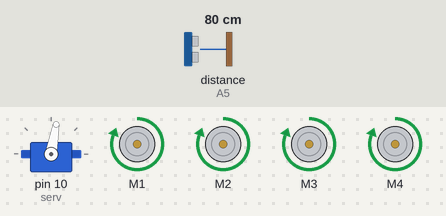
Simulated run of this sketch. Board: Arduino Uno, built with avr-gcc and run on an emulated ATmega328P. On the bench: servo, 4 × DC motor (green arrow = forward, orange = backward, longer = faster). Wiring (inferred from the names in the program): ultrasonic range finder: trigger A4; echo A5. Inputs (shaded band) come from the test bench; at power-on: distance to the obstacle (sensor on A5) 80 cm. The echo pulse lasts 58.3 µs per cm.

Above: at 1.7 s.
1.8 s: distance to the obstacle (sensor on A5) set to 23 cm
3.3 s: distance to the obstacle (sensor on A5) set to 18 cm
At 5.2 s:
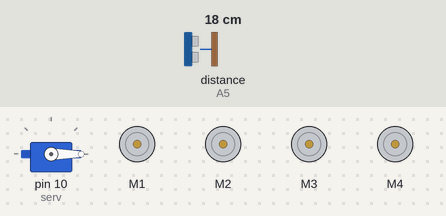
10.8 s: distance to the obstacle (sensor on A5) set to 35 cm
At 12.7 s:
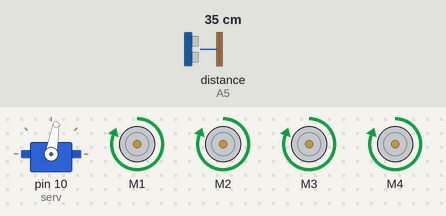
13.4 s: distance to the obstacle (sensor on A5) set to 2 cm
At 13.8 s:
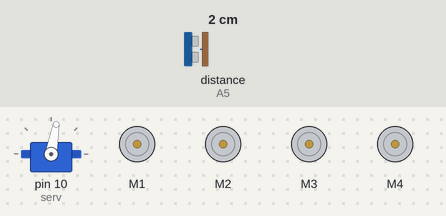
Timing chart, 0 to 16.4 s (numbered marks = the images above; inputs shaded):
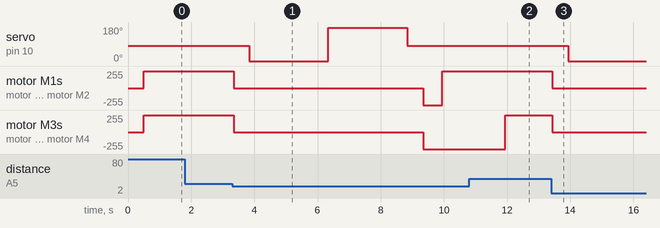

The sketch:

carroDesviaDeObstaculos-MotorShield1.ino
```cpp
//by carlos lyra
// --- Bibliotecas Auxiliares ---
#include <AFMotor.h>         //Inclui biblioteca AF Motor
#include <Servo.h>           //Inclui biblioteca para controle de Servos


// --- Seleção dos Motores ---
AF_DCMotor motor1(1); //Seleção do Motor 1
AF_DCMotor motor2(2); //Seleção do Motor 1
AF_DCMotor motor3(3); //Seleção do Motor 1
AF_DCMotor motor4(4); //Seleção do Motor 1


// --- Mapeamento de Hardware ---
#define   serv        10                 //controle do Servo 1
#define   trig        A4                 //Saída para o pino de trigger do sensor
#define   echo        A5                 //Entrada para o pino de echo do sensor


// --- Protótipo das Funções Auxiliares ---
float measureDistance();                //Função para medir, calcular e retornar a distância em cm
void trigPulse();                       //Função que gera o pulso de trigger de 10µs
void decision();                        //Função para tomada de decisão. Qual melhor caminho?
void robot_forward(unsigned char v);    //Função para movimentar robô para frente
void robot_backward(unsigned char v);   //Função para movimentar robô para trás
void robot_left(unsigned char v);       //Função para movimentar robô para esquerda
void robot_right(unsigned char v);      //Função para movimentar robô para direita
void robot_stop(unsigned char v);       //Função para parar o robô


// --- Objetos ---
Servo servo1;                           //Cria objeto para o servo motor


// --- Variáveis Globais ---
unsigned char velocidade = 0x00;       //Armazena a velocidade dos motores (8 bits)
float dist_cm;                         //Armazena a distância em centímetros entre o robô e o obstáculo
float dist_right;                      //Armazena a distância em centímetros da direita
float dist_left;                       //Armazena a distância em centímetros da esquerda


// --- Configurações Iniciais ---
void setup()
{

  //A biblioteca configura as entradas e saídas pertinentes ao Motor Shield...


 pinMode(trig, OUTPUT);                       //Saída para o pulso de trigger
 pinMode(serv, OUTPUT);                       //Saída para o servo motor
 pinMode(echo, INPUT);                        //Entrada para o pulso de echo

 servo1.attach(serv);                         //Objeto servo1 no pino de saída do servo

 digitalWrite(trig, LOW);                     //Pino de trigger inicia em low

 servo1.write(80);                            //Centraliza servo

 delay(500);                                  //Aguarda meio segundo antes de iniciar

  velocidade = 0xFF; //Inicia velocidade no valor máximo


} //end setup


// --- Loop Infinito ---
void loop()
{


     robot_forward(velocidade);
     delay(80);

     dist_cm = measureDistance();

     if(dist_cm < 20) //distância menor que 20 cm?
     {
         decision();
     }


} //end loop


// --- Desenvolvimento das Funções Auxiliares ---


float measureDistance()                       //Função que retorna a distância em centímetros
{
  float pulse;                                //Armazena o valor de tempo em µs que o pino echo fica em nível alto

  trigPulse();                                //Envia pulso de 10µs para o pino de trigger do sensor

  pulse = pulseIn(echo, HIGH);                //Mede o tempo em que echo fica em nível alto e armazena na variável pulse

  /*
    >>> Cálculo da Conversão de µs para cm:

   Velocidade do som = 340 m/s = 34000 cm/s

   1 segundo = 1000000 micro segundos

      1000000 µs - 34000 cm/s
            X µs - 1 cm

                  1E6
            X = ------- = 29.41
                 34000

    Para compensar o ECHO (ida e volta do ultrassom) multiplica-se por 2

    X' = 29.41 x 2 = 58.82

  */

  return (pulse/58.82);                      //Calcula distância em centímetros e retorna o valor


} //end measureDistante


void trigPulse()                             //Função para gerar o pulso de trigger para o sensor HC-SR04
{
   digitalWrite(trig,HIGH);                  //Saída de trigger em nível alto
   delayMicroseconds(10);                    //Por 10µs ...
   digitalWrite(trig,LOW);                   //Saída de trigger volta a nível baixo

} //end trigPulse


void decision()                              //Compara as distâncias e decide qual melhor caminho a seguir
{
   robot_stop(velocidade);                   //Para o robô
   delay(500);                               //Aguarda 500ms
   servo1.write(0);                          //Move sensor para direita através do servo
   delay(500);                               //Aguarda 500ms
   dist_right = measureDistance();           //Mede distância e armazena em dist_right
   delay(2000);                              //Aguarda 2000ms
   servo1.write(175);                        //Move sensor para esquerda através do servo
   delay(500);                               //Aguarda 500ms
   dist_left = measureDistance();            //Mede distância e armazena em dis_left
   delay(2000);                               //Aguarda 2000ms
   servo1.write(80);                         //Centraliza servo
   delay(500);

   if(dist_right > dist_left)                //Distância da direita maior que da esquerda?
   {                                         //Sim...

      robot_backward(velocidade);            //Move o robô para trás
      delay(600);                            //Por 600ms
      robot_right(velocidade);               //Move o robô para direita
      delay(2000);                           //Por 2000ms
      robot_forward(velocidade);             //Move o robô para frente

   } //end if

   else                                      //Não...
   {

      robot_backward(velocidade);            //Move o robô para trás
      delay(600);                            //Por 600ms
      robot_left(velocidade);                //Move o robô para esquerda
      delay(2000);                            //Por 2000ms
      robot_forward(velocidade);              //Move o robô para frente

   } //end else


} //end decision


void robot_forward(unsigned char v)
{
     motor1.setSpeed(v);
     motor1.run(FORWARD);
     motor2.setSpeed(v);
     motor2.run(FORWARD);
     motor3.setSpeed(v);
     motor3.run(FORWARD);
     motor4.setSpeed(v);
     motor4.run(FORWARD);

} //end robot forward


void robot_backward(unsigned char v)
{
     motor1.setSpeed(v);
     motor1.run(BACKWARD);
     motor2.setSpeed(v);
     motor2.run(BACKWARD);
     motor3.setSpeed(v);
     motor3.run(BACKWARD);
     motor4.setSpeed(v);
     motor4.run(BACKWARD);

} //end robot backward


void robot_left(unsigned char v)
{
     motor1.setSpeed(v);
     motor1.run(FORWARD);
     motor2.setSpeed(v);
     motor2.run(FORWARD);
     motor3.setSpeed(v);
     motor3.run(BACKWARD);
     motor4.setSpeed(v);
     motor4.run(BACKWARD);

} //end robot left


void robot_right(unsigned char v)
{
     motor1.setSpeed(v);
     motor1.run(BACKWARD);
     motor2.setSpeed(v);
     motor2.run(BACKWARD);
     motor3.setSpeed(v);
     motor3.run(FORWARD);
     motor4.setSpeed(v);
     motor4.run(FORWARD);

} //end robot right


void robot_stop(unsigned char v)
{
     motor1.setSpeed(v);
     motor1.run(RELEASE);
     motor2.setSpeed(v);
     motor2.run(RELEASE);
     motor3.setSpeed(v);
     motor3.run(RELEASE);
     motor4.setSpeed(v);
     motor4.run(RELEASE);

} //end robot stop
```

Measured:
- the behaviour switches between 21 and 20 cm on distance to the obstacle (sensor on A5) (found by bisection; images 0 and 1)
- after the input at 1.8 s, every drawn part: stays the same
- after the input at 3.3 s, servo on pin 10 (serv): 80° → 0° after 0.54 s, → 175° 2.5 s later, → 80° 2.5 s later; motor M1, motor M2: forward 255/255 → stopped at once, → backward 255/255 6.0 s later, → forward 255/255 0.60 s later; motor M3, motor M4: forward 255/255 → stopped at once, → backward 255/255 6.0 s later
- after the input at 10.8 s, servo on pin 10 (serv): stays 80° (without the input it goes to 0° after 1.7 s); motor M1, motor M2: stays forward 255/255 (without the input it goes to stopped after 1.2 s); motor M3, motor M4: goes on until 11.9 s, then stays forward 255/255
- after the input at 13.4 s, servo on pin 10 (serv): 80° → 0° after 0.53 s; motor M1–4: forward 255/255 → stopped at once
